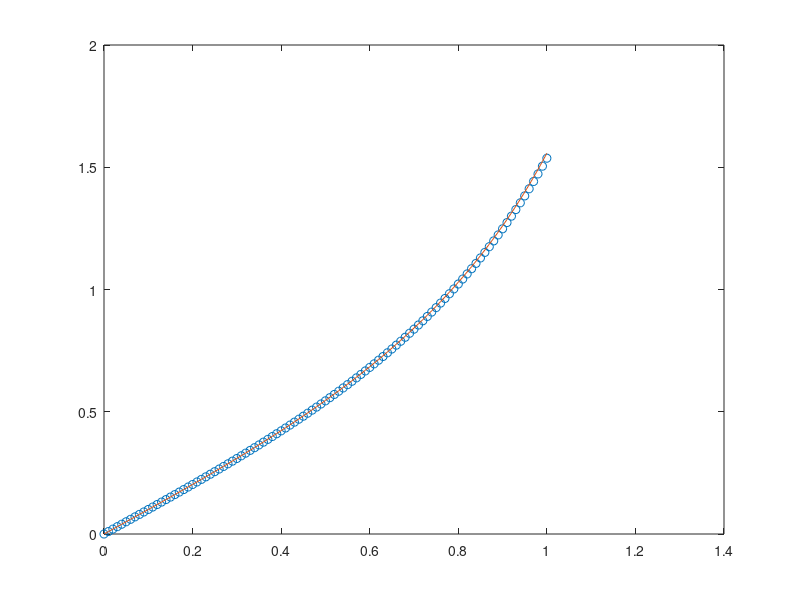

Write the MATLAB code that produced this figure.
f = @(y) y^2 + 1 ;

h = 1/100 ;
x0 = 0 ;
y0 = 0 ;

x(1) = x0 ;
y(1) = y0 ;


it = 1 ;
for i = 0 : h : 1-h
    m = f(y(it)) ;
    y(it+1) = y(it) + h*m ;
    x(it+1)= x(it)+h ;
    it = it+1 ;    
end

plot (x , y , 'o' , x , tan(x)) ;


%{
x = linspace (0 , 1.5 , 200) ;
n = length (x) ;
h = (x(n) - x(1))/n ;

for i = 1 : n-1
    m = f(y(i)) ;
    y(i+1) = y(i) + h*m ;
    x(i+1) = x(i) + h ;
    
end 

plot (x , y , 'o' , x , tan(x)) ;
%}
    
    